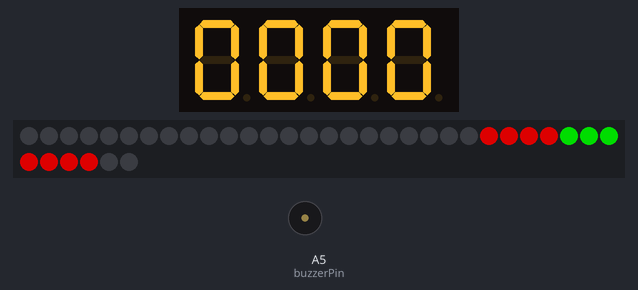
A sketch run on a simulated Arduino Uno, built with avr-gcc and run on an emulated ATmega328P. Parts: 4-digit seven-segment display, 36 RGB LEDs in strip order, left to right, continuing on the next row, buzzer (waves = sounding). Wiring (inferred from the names in the program): 4-digit 7-segment display, segments lit when HIGH: segments pin 2, pin 3, pin 4, pin 5, pin 6, pin 7, pin 8; digit selects pin 9, pin 10, pin 11, pin 12. Dim RGB values are drawn brighter than linear; the segment pins are drawn as the display they are named for.

Above: at 1.54 s.
At 11.24 s:
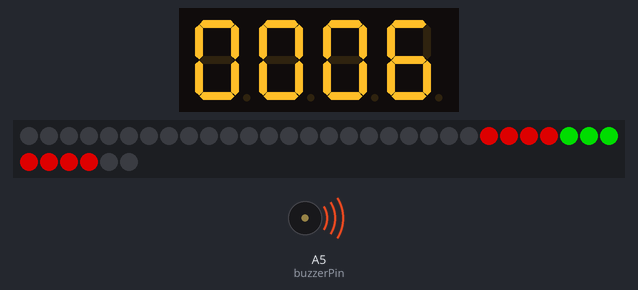
At 24.29 s:
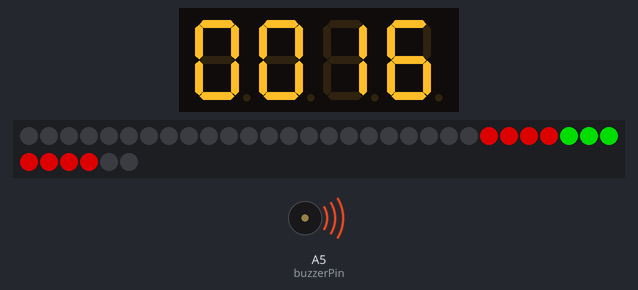
At 39.17 s:
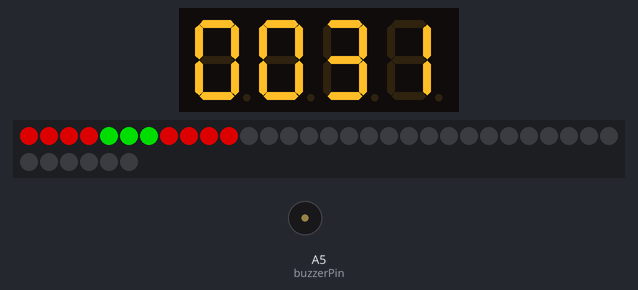
Timing chart, 0 to 40.0 s (numbered marks = the images above):
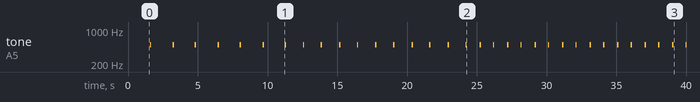

The sketch:

sketch_nov15a.ino
```cpp
#include <Adafruit_NeoPixel.h>
#define PIN A4
byte stripLength = 36;
Adafruit_NeoPixel strip = Adafruit_NeoPixel(stripLength, PIN, NEO_GRB + NEO_KHZ800);

byte pinA = 2;       // Pin 11 on display
byte pinB = 3;       // Pin 7 on display
byte pinC = 4;       // Pin 4 on display
byte pinD = 5;       // Pin 2 on display
byte pinE = 6;       // Pin 1 on display
byte pinF = 7;       // Pin 10 on display
byte pinG = 8;       // Pin 5 on display
byte D1 = 9;         // Pin 12 on display
byte D2 = 10;        // Pin 9 on display
byte D3 = 11;        // Pin 8 on display
byte D4 = 12;        // Pin 6 on display
byte buzzerPin = A5; // Buzzer output pin
byte speedParameter;
short soundLength; // How long a sound is played in milliseconds
short soundFrequency; // Frequency of sound in Hertz

// Some global variables used for counting functions
byte countButtonPress = 0;
byte count1 = 0;
byte count2 = 0;
byte count3 = 0;
byte count4 = 0;

void setup()// Put your setup code here, to run once:
{
  Serial.begin(9600);
  strip.begin();
  pinMode(pinA, OUTPUT);
  pinMode(pinB, OUTPUT);
  pinMode(pinC, OUTPUT);
  pinMode(pinD, OUTPUT);
  pinMode(pinE, OUTPUT);
  pinMode(pinF, OUTPUT);
  pinMode(pinG, OUTPUT);
  pinMode(D1, OUTPUT);
  pinMode(D2, OUTPUT);
  pinMode(D3, OUTPUT);
  pinMode(D4, OUTPUT);
  pinMode(buzzerPin, OUTPUT);
  speedParameter = 26;
  soundLength = 100;
  soundFrequency = 500;
}

void loop()//Put your main code here, to run repeatedly:
{
  for (byte i = 0; i < stripLength - 11; ++i)
  {
    DisplayCount();
    DisplayLedMovement(i);

    // Timing LED strip: each LED is lit up for a total time of "speedParameter" x 12 milliseconds (from delays)
    // So the movement of the LED speeds up as "speedParameter" is reduced.

    // This loop controls the 4 digit counter and the LED timing, due to the delays within "DisplayCount()" called repeatedly
    for (byte x = 0; x <= (speedParameter/10); ++x)
    {
      DisplayCount();
    }
  }

  CounterDisplay(); // Counting each "bounce" of the LEDs at the ends of the strip

  --speedParameter;

  tone(buzzerPin, soundFrequency, soundLength);// Buzz

  if (speedParameter < 3)
  {
    speedParameter = 3;
  }

  for (short i = stripLength - 11; i >= 0; --i)
  {
    DisplayCount();
    DisplayLedMovement(i);

    // Loop condition check needs adjusting to speed up LEDs more smoothly, as speedParameter is an integer value
    for (byte x = 0; x <= (speedParameter/10); ++x)
    {
      DisplayCount();
    }
  }

  CounterDisplay();
  --speedParameter;

  tone(buzzerPin, soundFrequency, soundLength);

  if (speedParameter < 3)
  {
    speedParameter = 3;
  }
}

void CounterDisplay()
{
  ++count1;

  if(count1 > 9)
  {
    count1 = 0;
    ++count2;
  }

  if(count2 > 9)
  {
    count2 = 0;
    ++count3;
  }

  if (count3 > 9)
  {
    count3 = 0;
    ++count4;
  }

  if (count4 > 9)
  {
    count4 = 0;
  }
}

void DisplayCount()
{
  DigitSelect(1, count1);
  delay(3);
  DigitSelect(2, count2);
  delay(3);
  DigitSelect(3, count3);
  delay(3);
  DigitSelect(4, count4);
  delay(3);
}

void DisplayLedMovement(byte ledNumber)
{
    DisplayCount();

    for(byte x = 0; x < stripLength; x++)
    {
      if ((x >= ledNumber) && (x < ledNumber + 4))
      {
        strip.setPixelColor(x, 150, 0, 0);
      }

      else if ((x >= ledNumber + 4) && (x <= ledNumber + 6))
      {
        strip.setPixelColor(x, 0, 150, 0);
      }

      else if ((x > ledNumber + 6) && (x <= ledNumber + 10))
      {
        strip.setPixelColor(x, 150, 0, 0);
      }

      else
      {
        strip.setPixelColor(x, 0, 0, 0);
      }
    }
    strip.show();
}

void DigitSelect(int digit, int count)
{
   switch(digit)
   {
      case 1:
      FourthDigit();
      break;

      case 2:
      ThirdDigit();
      break;

      case 3:
      SecondDigit();
      break;

      case 4:
      FirstDigit();
      break;
   }

   switch(count)
   {
      case 0:
      DisplayZero();
      break;

      case 1:
      DisplayOne();
      break;

      case 2:
      DisplayTwo();
      break;

      case 3:
      DisplayThree();
      break;

      case 4:
      DisplayFour();
      break;

      case 5:
      DisplayFive();
      break;

      case 6:
      DisplaySix();
      break;

      case 7:
      DisplaySeven();
      break;

      case 8:
      DisplayEight();
      break;

      case 9:
      DisplayNine();
      break;
   }
}

void FirstDigit()// Select the 1st digit
{
  digitalWrite(D1, LOW);
  digitalWrite(D2, HIGH);
  digitalWrite(D3, HIGH);
  digitalWrite(D4, HIGH);
}

void SecondDigit()// Select the 2nd digit
{
  digitalWrite(D1, HIGH);
  digitalWrite(D2, LOW);
  digitalWrite(D3, HIGH);
  digitalWrite(D4, HIGH);
}

void ThirdDigit()// Select the 3rd digit
{
  digitalWrite(D1, HIGH);
  digitalWrite(D2, HIGH);
  digitalWrite(D3, LOW);
  digitalWrite(D4, HIGH);
}

void FourthDigit()// Select the 4th digit
{
  digitalWrite(D1, HIGH);
  digitalWrite(D2, HIGH);
  digitalWrite(D3, HIGH);
  digitalWrite(D4, LOW);
}

void DisplayZero()
{
  //Output "0"
  digitalWrite(pinA, HIGH);
  digitalWrite(pinB, HIGH);
  digitalWrite(pinC, HIGH);
  digitalWrite(pinD, HIGH);
  digitalWrite(pinE, HIGH);
  digitalWrite(pinF, HIGH);
  digitalWrite(pinG, LOW);
}

void DisplayOne()
{
  //Output "1"
  digitalWrite(pinA, LOW);
  digitalWrite(pinB, HIGH);
  digitalWrite(pinC, HIGH);
  digitalWrite(pinD, LOW);
  digitalWrite(pinE, LOW);
  digitalWrite(pinF, LOW);
  digitalWrite(pinG, LOW);
}

void DisplayTwo()
{
  //Output "2"
  digitalWrite(pinA, HIGH);
  digitalWrite(pinB, HIGH);
  digitalWrite(pinC, LOW);
  digitalWrite(pinD, HIGH);
  digitalWrite(pinE, HIGH);
  digitalWrite(pinF, LOW);
  digitalWrite(pinG, HIGH);
}

void DisplayThree()
{
  //Output "3"
  digitalWrite(pinA, HIGH);
  digitalWrite(pinB, HIGH);
  digitalWrite(pinC, HIGH);
  digitalWrite(pinD, HIGH);
  digitalWrite(pinE, LOW);
  digitalWrite(pinF, LOW);
  digitalWrite(pinG, HIGH);
}

void DisplayFour()
{
  //Output "4"
  digitalWrite(pinA, LOW);
  digitalWrite(pinB, HIGH);
  digitalWrite(pinC, HIGH);
  digitalWrite(pinD, LOW);
  digitalWrite(pinE, LOW);
  digitalWrite(pinF, HIGH);
  digitalWrite(pinG, HIGH);
}

void DisplayFive()
{
  //Output "5"
  digitalWrite(pinA, HIGH);
  digitalWrite(pinB, LOW);
  digitalWrite(pinC, HIGH);
  digitalWrite(pinD, HIGH);
  digitalWrite(pinE, LOW);
  digitalWrite(pinF, HIGH);
  digitalWrite(pinG, HIGH);
}

void DisplaySix()
{
  //Output "6"
  digitalWrite(pinA, HIGH);
  digitalWrite(pinB, LOW);
  digitalWrite(pinC, HIGH);
  digitalWrite(pinD, HIGH);
  digitalWrite(pinE, HIGH);
  digitalWrite(pinF, HIGH);
  digitalWrite(pinG, HIGH);
}

void DisplaySeven()
{
  //Output "7"
  digitalWrite(pinA, HIGH);
  digitalWrite(pinB, HIGH);
  digitalWrite(pinC, HIGH);
  digitalWrite(pinD, LOW);
  digitalWrite(pinE, LOW);
  digitalWrite(pinF, LOW);
  digitalWrite(pinG, LOW);
}

void DisplayEight()
{
  //Output "8"
  digitalWrite(pinA, HIGH);
  digitalWrite(pinB, HIGH);
  digitalWrite(pinC, HIGH);
  digitalWrite(pinD, HIGH);
  digitalWrite(pinE, HIGH);
  digitalWrite(pinF, HIGH);
  digitalWrite(pinG, HIGH);
}

void DisplayNine()
{
  //Output "9"
  digitalWrite(pinA, HIGH);
  digitalWrite(pinB, HIGH);
  digitalWrite(pinC, HIGH);
  digitalWrite(pinD, HIGH);
  digitalWrite(pinE, LOW);
  digitalWrite(pinF, HIGH);
  digitalWrite(pinG, HIGH);
}
```

Measured:
- by itself, tone on A5 (buzzerPin): goes 6 × (500 Hz 0.10 s, silent 1.5 s), 10 × (500 Hz 0.10 s, silent 1.2 s), 16 × (500 Hz 0.10 s, silent 0.91 s), then 500 Hz
